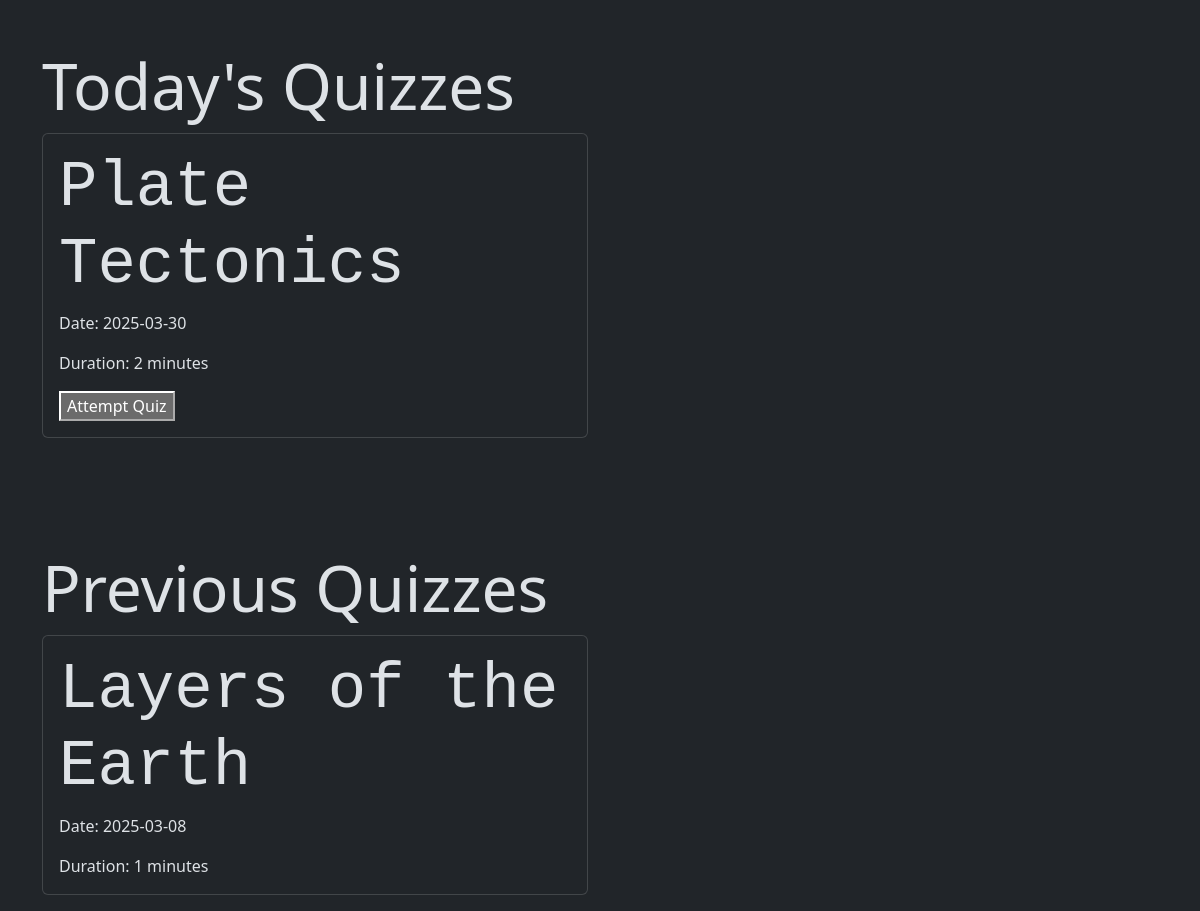
Screenshot of /qdisplay/1 with the database file from the repository.
### models/models.py (models this page shows)
class Quiz(db.Model):
    id=db.Column(db.Integer, primary_key=True)
    date=db.Column(db.Date, nullable=False)
    time_duration=db.Column(db.Integer,nullable=False)
    remarks=db.Column(db.Text)
    c_id=db.Column(db.Integer,db.ForeignKey('chapter.id',ondelete="CASCADE"))
    quest = db.relationship("Questions", backref="quiz", lazy=True)

### controllers/controllers.py (the view, shortened to what this page needs)
@app.route("/qdisplay/<int:c_id>",methods=["GET","POST"])
def qdisplay(c_id):
    quizzes = Quiz.query.filter_by(c_id=c_id, date=today).all()
    quizprev=Quiz.query.filter(Quiz.c_id == c_id, Quiz.date < today).all()
    quizupcoming=Quiz.query.filter(Quiz.c_id == c_id, Quiz.date > today).all()
    return render_template("quizzdash.html",quizzes=quizzes,c_id=c_id,quizprev=quizprev,quizupcoming=quizupcoming)

### templates/quizzdash.html (shortened to what this page needs)
{% extends 'base.html' %}
{% block content %}
<br><br>
<div class="container">
    <div class="row">
        <div class="col-md-6">
            {%if quizzes%}
            <h1 class="display-3">Today's Quizzes</h1>
            {% for quiz in quizzes %}
            <div class="card mb-3">
                <div class="card-body">
                    <h1 class="card-title display-3 font-monospace">{{ quiz.remarks }}</h1>
                    <p class="card-text">Date: {{ quiz.date }}</p>
                    <p class="card-text">Duration: {{ quiz.time_duration }} minutes</p>
                    {% if session['sup'] %}
                    <a href="/question/{{quiz.id}}" class="btn btn-secondary">Add/View Questions</a>
                    <a href="/quizedit/{{quiz.id}}" class="btn btn-warning">Update</a>
                    <a href="/quizdelete/{{quiz.id}}" class="btn btn-danger">Delete</a>
                    {% else %}
                    <form action="/attempt" method="post">
                        <button type="submit">Attempt Quiz</button>
                    </form>
                    {%endif%}
                </div>
            </div>
            {% endfor %}
            {%endif%}
            <br>
            <br>
            <br>
            <br>
            {%if quizprev%}
            <h1 class="display-3">Previous Quizzes</h1>
            {% for quiz in quizprev %}
            <div class="card mb-3">
                <div class="card-body">
                    <h1 class="card-title display-3 font-monospace">{{ quiz.remarks }}</h1>
                    <p class="card-text">Date: {{ quiz.date }}</p>
                    <p class="card-text">Duration: {{ quiz.time_duration }} minutes</p>
                </div>
            </div>
            {% endfor %}
            {%endif%}
        </div>
    </div>
</div>
{% endblock %}

### rows the page displays
Quiz: remarks "Plate Tectonics", date "2025-03-30", time_duration "2"
Quiz: remarks "Layers of the Earth", date "2025-03-08", time_duration "1"
